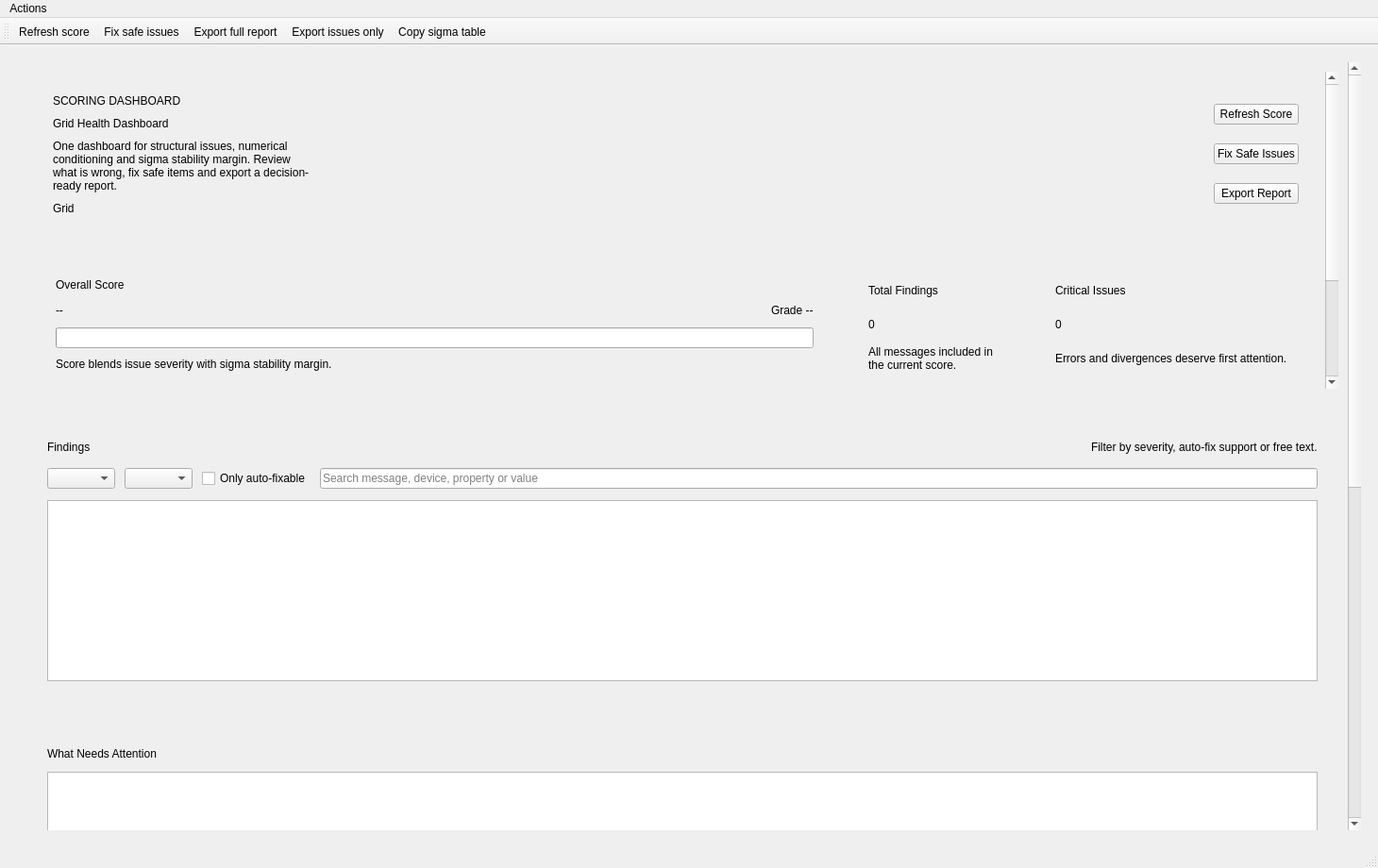
<?xml version="1.0" encoding="UTF-8"?>
<ui version="4.0">
 <class>MainWindow</class>
 <widget class="QMainWindow" name="MainWindow">
  <property name="geometry">
   <rect>
    <x>0</x>
    <y>0</y>
    <width>1460</width>
    <height>920</height>
   </rect>
  </property>
  <property name="minimumSize">
   <size>
    <width>1240</width>
    <height>760</height>
   </size>
  </property>
  <property name="windowTitle">
   <string>Grid Health Dashboard</string>
  </property>
  <widget class="QWidget" name="centralwidget">
   <layout class="QVBoxLayout" name="verticalLayout_6">
    <property name="leftMargin">
     <number>18</number>
    </property>
    <property name="topMargin">
     <number>18</number>
    </property>
    <property name="rightMargin">
     <number>18</number>
    </property>
    <property name="bottomMargin">
     <number>18</number>
    </property>
    <property name="spacing">
     <number>14</number>
    </property>
    <item>
     <widget class="QScrollArea" name="mainScrollArea">
      <property name="frameShape">
       <enum>QFrame::NoFrame</enum>
      </property>
      <property name="widgetResizable">
       <bool>true</bool>
      </property>
      <widget class="QWidget" name="mainScrollWidget">
       <layout class="QVBoxLayout" name="verticalLayout_mainScroll">
        <property name="leftMargin">
         <number>0</number>
        </property>
        <property name="topMargin">
         <number>0</number>
        </property>
        <property name="rightMargin">
         <number>0</number>
        </property>
        <property name="bottomMargin">
         <number>0</number>
        </property>
        <property name="spacing">
         <number>14</number>
        </property>
        <item>
         <widget class="QWidget" name="overviewPage">
       <layout class="QVBoxLayout" name="verticalLayout_overviewPage">
        <property name="leftMargin">
         <number>10</number>
        </property>
        <property name="topMargin">
         <number>10</number>
        </property>
        <property name="rightMargin">
         <number>10</number>
        </property>
        <property name="bottomMargin">
         <number>10</number>
        </property>
        <item>
         <widget class="QScrollArea" name="overviewScrollArea">
          <property name="frameShape">
           <enum>QFrame::NoFrame</enum>
          </property>
          <property name="widgetResizable">
           <bool>true</bool>
          </property>
          <widget class="QWidget" name="overviewScrollWidget">
           <layout class="QVBoxLayout" name="verticalLayout_overviewScroll">
            <property name="leftMargin">
             <number>0</number>
            </property>
            <property name="topMargin">
             <number>0</number>
            </property>
            <property name="rightMargin">
             <number>0</number>
            </property>
            <property name="bottomMargin">
             <number>0</number>
            </property>
            <property name="spacing">
             <number>14</number>
            </property>
            <item>
             <widget class="QFrame" name="heroFrame">
              <property name="frameShape">
               <enum>QFrame::NoFrame</enum>
              </property>
              <layout class="QHBoxLayout" name="horizontalLayout_hero">
               <property name="leftMargin">
                <number>28</number>
               </property>
               <property name="topMargin">
                <number>24</number>
               </property>
               <property name="rightMargin">
                <number>28</number>
               </property>
               <property name="bottomMargin">
                <number>24</number>
               </property>
               <property name="spacing">
                <number>20</number>
               </property>
               <item>
                <layout class="QVBoxLayout" name="verticalLayout_heroText">
                 <property name="spacing">
                  <number>10</number>
                 </property>
                 <item>
                  <widget class="QLabel" name="statusChipLabel">
                   <property name="text">
                    <string>SCORING DASHBOARD</string>
                   </property>
                  </widget>
                 </item>
                 <item>
                  <widget class="QLabel" name="titleLabel">
                   <property name="text">
                    <string>Grid Health Dashboard</string>
                   </property>
                  </widget>
                 </item>
                 <item>
                  <widget class="QLabel" name="subtitleLabel">
                   <property name="wordWrap">
                    <bool>true</bool>
                   </property>
                   <property name="text">
                    <string>One dashboard for structural issues, numerical conditioning and sigma stability margin. Review what is wrong, fix safe items and export a decision-ready report.</string>
                   </property>
                  </widget>
                 </item>
                 <item>
                  <widget class="QLabel" name="gridNameLabel">
                   <property name="text">
                    <string>Grid</string>
                   </property>
                  </widget>
                 </item>
                </layout>
               </item>
               <item>
                <spacer name="horizontalSpacer_hero">
                 <property name="orientation">
                  <enum>Qt::Horizontal</enum>
                 </property>
                 <property name="sizeHint" stdset="0">
                  <size>
                   <width>40</width>
                   <height>20</height>
                  </size>
                 </property>
                </spacer>
               </item>
               <item>
                <layout class="QVBoxLayout" name="verticalLayout_heroActions">
                 <property name="spacing">
                  <number>10</number>
                 </property>
                 <item>
                  <widget class="QPushButton" name="analyzeButton">
                   <property name="text">
                    <string>Refresh Score</string>
                   </property>
                  </widget>
                 </item>
                 <item>
                  <widget class="QPushButton" name="fixIssuesButton">
                   <property name="text">
                    <string>Fix Safe Issues</string>
                   </property>
                  </widget>
                 </item>
                 <item>
                  <widget class="QPushButton" name="exportReportButton">
                   <property name="text">
                    <string>Export Report</string>
                   </property>
                  </widget>
                 </item>
                </layout>
               </item>
              </layout>
             </widget>
            </item>
            <item>
             <widget class="QWidget" name="cardsWidget" native="true">
              <layout class="QGridLayout" name="gridLayout_cards">
               <property name="horizontalSpacing">
                <number>14</number>
               </property>
               <property name="verticalSpacing">
                <number>14</number>
               </property>
               <item row="0" column="0">
                <widget class="QFrame" name="scoreCardFrame">
                 <property name="minimumSize">
                  <size>
                   <width>0</width>
                   <height>138</height>
                  </size>
                 </property>
                 <property name="frameShape">
                  <enum>QFrame::NoFrame</enum>
                 </property>
                 <layout class="QVBoxLayout" name="verticalLayout_scoreCard">
                  <property name="leftMargin">
                   <number>22</number>
                  </property>
                  <property name="topMargin">
                   <number>18</number>
                  </property>
                  <property name="rightMargin">
                   <number>22</number>
                  </property>
                  <property name="bottomMargin">
                   <number>18</number>
                  </property>
                  <property name="spacing">
                   <number>8</number>
                  </property>
                  <item>
                   <widget class="QLabel" name="scoreCaptionLabel">
                    <property name="cssClass" stdset="0">
                     <string>cardCaption</string>
                    </property>
                    <property name="text">
                     <string>Overall Score</string>
                    </property>
                   </widget>
                  </item>
                  <item>
                   <layout class="QHBoxLayout" name="horizontalLayout_scoreValue">
                    <item>
                     <widget class="QLabel" name="scoreValueLabel">
                      <property name="cssClass" stdset="0">
                       <string>cardValue</string>
                      </property>
                      <property name="text">
                       <string>--</string>
                      </property>
                     </widget>
                    </item>
                    <item>
                     <spacer name="horizontalSpacer_scoreCard">
                      <property name="orientation">
                       <enum>Qt::Horizontal</enum>
                      </property>
                      <property name="sizeHint" stdset="0">
                       <size>
                        <width>20</width>
                        <height>20</height>
                       </size>
                      </property>
                     </spacer>
                    </item>
                    <item>
                     <widget class="QLabel" name="scoreGradeLabel">
                      <property name="text">
                       <string>Grade --</string>
                      </property>
                     </widget>
                    </item>
                   </layout>
                  </item>
                  <item>
                   <widget class="QProgressBar" name="scoreProgressBar">
                    <property name="value">
                     <number>0</number>
                    </property>
                    <property name="textVisible">
                     <bool>false</bool>
                    </property>
                   </widget>
                  </item>
                  <item>
                   <widget class="QLabel" name="scoreExplainerLabel">
                    <property name="wordWrap">
                     <bool>true</bool>
                    </property>
                    <property name="text">
                     <string>Score blends issue severity with sigma stability margin.</string>
                    </property>
                   </widget>
                  </item>
                 </layout>
                </widget>
               </item>
               <item row="0" column="1">
                <widget class="QFrame" name="issueCardFrame">
                 <property name="minimumSize">
                  <size>
                   <width>0</width>
                   <height>138</height>
                  </size>
                 </property>
                 <property name="frameShape">
                  <enum>QFrame::NoFrame</enum>
                 </property>
                 <layout class="QVBoxLayout" name="verticalLayout_issueCard">
                  <property name="leftMargin">
                   <number>22</number>
                  </property>
                  <property name="topMargin">
                   <number>18</number>
                  </property>
                  <property name="rightMargin">
                   <number>22</number>
                  </property>
                  <property name="bottomMargin">
                   <number>18</number>
                  </property>
                  <item>
                   <widget class="QLabel" name="issueCaptionLabel">
                    <property name="cssClass" stdset="0">
                     <string>cardCaption</string>
                    </property>
                    <property name="text">
                     <string>Total Findings</string>
                    </property>
                   </widget>
                  </item>
                  <item>
                   <widget class="QLabel" name="issueCountValueLabel">
                    <property name="cssClass" stdset="0">
                     <string>cardValue</string>
                    </property>
                    <property name="text">
                     <string>0</string>
                    </property>
                   </widget>
                  </item>
                  <item>
                   <widget class="QLabel" name="issueFootnoteLabel">
                    <property name="wordWrap">
                     <bool>true</bool>
                    </property>
                    <property name="text">
                     <string>All messages included in the current score.</string>
                    </property>
                   </widget>
                  </item>
                 </layout>
                </widget>
               </item>
               <item row="0" column="2">
                <widget class="QFrame" name="criticalCardFrame">
                 <property name="minimumSize">
                  <size>
                   <width>0</width>
                   <height>138</height>
                  </size>
                 </property>
                 <property name="frameShape">
                  <enum>QFrame::NoFrame</enum>
                 </property>
                 <layout class="QVBoxLayout" name="verticalLayout_criticalCard">
                  <property name="leftMargin">
                   <number>22</number>
                  </property>
                  <property name="topMargin">
                   <number>18</number>
                  </property>
                  <property name="rightMargin">
                   <number>22</number>
                  </property>
                  <property name="bottomMargin">
                   <number>18</number>
                  </property>
                  <item>
                   <widget class="QLabel" name="criticalCaptionLabel">
                    <property name="cssClass" stdset="0">
                     <string>cardCaption</string>
                    </property>
                    <property name="text">
                     <string>Critical Issues</string>
                    </property>
                   </widget>
                  </item>
                  <item>
                   <widget class="QLabel" name="criticalCountValueLabel">
                    <property name="cssClass" stdset="0">
                     <string>cardValue</string>
                    </property>
                    <property name="text">
                     <string>0</string>
                    </property>
                   </widget>
                  </item>
                  <item>
                   <widget class="QLabel" name="criticalFootnoteLabel">
                    <property name="wordWrap">
                     <bool>true</bool>
                    </property>
                    <property name="text">
                     <string>Errors and divergences deserve first attention.</string>
                    </property>
                   </widget>
                  </item>
                 </layout>
                </widget>
               </item>
               <item row="1" column="0">
                <widget class="QFrame" name="fixableCardFrame">
                 <property name="minimumSize">
                  <size>
                   <width>0</width>
                   <height>138</height>
                  </size>
                 </property>
                 <property name="frameShape">
                  <enum>QFrame::NoFrame</enum>
                 </property>
                 <layout class="QVBoxLayout" name="verticalLayout_fixableCard">
                  <property name="leftMargin">
                   <number>22</number>
                  </property>
                  <property name="topMargin">
                   <number>18</number>
                  </property>
                  <property name="rightMargin">
                   <number>22</number>
                  </property>
                  <property name="bottomMargin">
                   <number>18</number>
                  </property>
                  <item>
                   <widget class="QLabel" name="fixableCaptionLabel">
                    <property name="cssClass" stdset="0">
                     <string>cardCaption</string>
                    </property>
                    <property name="text">
                     <string>Auto-Fix Ready</string>
                    </property>
                   </widget>
                  </item>
                  <item>
                   <widget class="QLabel" name="fixableCountValueLabel">
                    <property name="cssClass" stdset="0">
                     <string>cardValue</string>
                    </property>
                    <property name="text">
                     <string>0</string>
                    </property>
                   </widget>
                  </item>
                  <item>
                   <widget class="QLabel" name="fixableFootnoteLabel">
                    <property name="wordWrap">
                     <bool>true</bool>
                    </property>
                    <property name="text">
                     <string>Safe corrections available from the dashboard.</string>
                    </property>
                   </widget>
                  </item>
                 </layout>
                </widget>
               </item>
               <item row="1" column="1">
                <widget class="QFrame" name="sigmaCardFrame">
                 <property name="minimumSize">
                  <size>
                   <width>0</width>
                   <height>138</height>
                  </size>
                 </property>
                 <property name="frameShape">
                  <enum>QFrame::NoFrame</enum>
                 </property>
                 <layout class="QVBoxLayout" name="verticalLayout_sigmaCard">
                  <property name="leftMargin">
                   <number>22</number>
                  </property>
                  <property name="topMargin">
                   <number>18</number>
                  </property>
                  <property name="rightMargin">
                   <number>22</number>
                  </property>
                  <property name="bottomMargin">
                   <number>18</number>
                  </property>
                  <item>
                   <widget class="QLabel" name="sigmaCaptionLabel">
                    <property name="cssClass" stdset="0">
                     <string>cardCaption</string>
                    </property>
                    <property name="text">
                     <string>Sigma Margin</string>
                    </property>
                   </widget>
                  </item>
                  <item>
                   <widget class="QLabel" name="sigmaHealthValueLabel">
                    <property name="cssClass" stdset="0">
                     <string>cardValue</string>
                    </property>
                    <property name="text">
                     <string>--</string>
                    </property>
                   </widget>
                  </item>
                  <item>
                   <widget class="QLabel" name="sigmaFootnoteLabel">
                    <property name="wordWrap">
                     <bool>true</bool>
                    </property>
                    <property name="text">
                     <string>Minimum stability distance from the sigma boundary.</string>
                    </property>
                   </widget>
                  </item>
                 </layout>
                </widget>
               </item>
               <item row="1" column="2">
                <widget class="QFrame" name="overviewHintFrame">
                 <property name="frameShape">
                  <enum>QFrame::NoFrame</enum>
                 </property>
                 <layout class="QVBoxLayout" name="verticalLayout_overviewHint">
                  <property name="leftMargin">
                   <number>22</number>
                  </property>
                  <property name="topMargin">
                   <number>18</number>
                  </property>
                  <property name="rightMargin">
                   <number>22</number>
                  </property>
                  <property name="bottomMargin">
                   <number>18</number>
                  </property>
                  <property name="spacing">
                   <number>10</number>
                  </property>
                  <item>
                   <widget class="QLabel" name="overviewHintTitleLabel">
                    <property name="text">
                     <string>How To Use This Dashboard</string>
                    </property>
                   </widget>
                  </item>
                  <item>
                   <widget class="QLabel" name="overviewHintBodyLabel">
                    <property name="wordWrap">
                     <bool>true</bool>
                    </property>
                    <property name="text">
                     <string>Use the dashboard sections below to review the executive overview, detailed findings, action narrative, sigma stability view and threshold controls.</string>
                    </property>
                   </widget>
                  </item>
                 </layout>
                </widget>
               </item>
              </layout>
             </widget>
            </item>
           </layout>
          </widget>
         </widget>
        </item>
       </layout>
         </widget>
        </item>
        <item>
         <widget class="QWidget" name="findingsPage">
       <layout class="QVBoxLayout" name="verticalLayout_findingsPage">
        <property name="leftMargin">
         <number>10</number>
        </property>
        <property name="topMargin">
         <number>10</number>
        </property>
        <property name="rightMargin">
         <number>10</number>
        </property>
        <property name="bottomMargin">
         <number>10</number>
        </property>
        <item>
         <widget class="QFrame" name="findingsFrame">
          <property name="frameShape">
           <enum>QFrame::NoFrame</enum>
          </property>
          <layout class="QVBoxLayout" name="verticalLayout_findings">
           <property name="leftMargin">
            <number>22</number>
           </property>
           <property name="topMargin">
            <number>18</number>
           </property>
           <property name="rightMargin">
            <number>22</number>
           </property>
           <property name="bottomMargin">
            <number>18</number>
           </property>
           <property name="spacing">
            <number>12</number>
           </property>
           <item>
            <layout class="QHBoxLayout" name="horizontalLayout_findingsHeader">
             <item>
              <widget class="QLabel" name="findingsTitleLabel">
               <property name="cssClass" stdset="0">
                <string>sectionTitle</string>
               </property>
               <property name="text">
                <string>Findings</string>
               </property>
              </widget>
             </item>
             <item>
              <spacer name="horizontalSpacer_findingsHeader">
               <property name="orientation">
                <enum>Qt::Horizontal</enum>
               </property>
               <property name="sizeHint" stdset="0">
                <size>
                 <width>40</width>
                 <height>20</height>
                </size>
               </property>
              </spacer>
             </item>
             <item>
              <widget class="QLabel" name="filtersHintLabel">
               <property name="text">
                <string>Filter by severity, auto-fix support or free text.</string>
               </property>
              </widget>
             </item>
            </layout>
           </item>
           <item>
            <layout class="QHBoxLayout" name="horizontalLayout_filters">
             <property name="spacing">
              <number>10</number>
             </property>
            <item>
             <widget class="QComboBox" name="severityFilterComboBox"/>
            </item>
            <item>
             <widget class="QComboBox" name="objectTypeFilterComboBox"/>
            </item>
            <item>
             <widget class="QCheckBox" name="fixableOnlyCheckBox">
               <property name="text">
                <string>Only auto-fixable</string>
               </property>
              </widget>
             </item>
             <item>
              <widget class="QLineEdit" name="issueSearchLineEdit">
               <property name="placeholderText">
                <string>Search message, device, property or value</string>
               </property>
              </widget>
             </item>
            </layout>
           </item>
           <item>
            <widget class="QTreeView" name="issuesTreeView"/>
           </item>
          </layout>
         </widget>
        </item>
       </layout>
         </widget>
        </item>
        <item>
         <widget class="QWidget" name="narrativePage">
       <layout class="QVBoxLayout" name="verticalLayout_narrativePage">
        <property name="leftMargin">
         <number>10</number>
        </property>
        <property name="topMargin">
         <number>10</number>
        </property>
        <property name="rightMargin">
         <number>10</number>
        </property>
        <property name="bottomMargin">
         <number>10</number>
        </property>
        <item>
         <widget class="QFrame" name="narrativeFrame">
          <property name="frameShape">
           <enum>QFrame::NoFrame</enum>
          </property>
          <layout class="QVBoxLayout" name="verticalLayout_narrative">
           <property name="leftMargin">
            <number>22</number>
           </property>
           <property name="topMargin">
            <number>18</number>
           </property>
           <property name="rightMargin">
            <number>22</number>
           </property>
           <property name="bottomMargin">
            <number>18</number>
           </property>
           <property name="spacing">
            <number>12</number>
           </property>
           <item>
            <widget class="QLabel" name="narrativeTitleLabel">
             <property name="cssClass" stdset="0">
              <string>sectionTitle</string>
             </property>
             <property name="text">
              <string>What Needs Attention</string>
             </property>
            </widget>
           </item>
           <item>
            <widget class="QTextBrowser" name="narrativeBrowser">
             <property name="openExternalLinks">
              <bool>false</bool>
             </property>
            </widget>
           </item>
          </layout>
         </widget>
        </item>
       </layout>
         </widget>
        </item>
        <item>
         <widget class="QWidget" name="sigmaPage">
       <layout class="QVBoxLayout" name="verticalLayout_sigmaPage">
        <property name="leftMargin">
         <number>10</number>
        </property>
        <property name="topMargin">
         <number>10</number>
        </property>
        <property name="rightMargin">
         <number>10</number>
        </property>
        <property name="bottomMargin">
         <number>10</number>
        </property>
        <item>
         <widget class="QFrame" name="sigmaPanelFrame">
          <property name="frameShape">
           <enum>QFrame::NoFrame</enum>
          </property>
          <layout class="QVBoxLayout" name="verticalLayout_sigmaPanel">
           <property name="leftMargin">
            <number>22</number>
           </property>
           <property name="topMargin">
            <number>18</number>
           </property>
           <property name="rightMargin">
            <number>22</number>
           </property>
           <property name="bottomMargin">
            <number>18</number>
           </property>
           <property name="spacing">
            <number>12</number>
           </property>
           <item>
            <layout class="QHBoxLayout" name="horizontalLayout_sigmaHeader">
             <item>
              <widget class="QLabel" name="sigmaTitleLabel">
               <property name="cssClass" stdset="0">
                <string>sectionTitle</string>
               </property>
               <property name="text">
                <string>Sigma Stability</string>
               </property>
              </widget>
             </item>
             <item>
              <spacer name="horizontalSpacer_sigmaHeader">
               <property name="orientation">
                <enum>Qt::Horizontal</enum>
               </property>
               <property name="sizeHint" stdset="0">
                <size>
                 <width>40</width>
                 <height>20</height>
                </size>
               </property>
              </spacer>
             </item>
             <item>
              <widget class="QLabel" name="sigmaStatusLabel">
               <property name="text">
                <string>Sigma analysis pending.</string>
               </property>
              </widget>
             </item>
            </layout>
           </item>
           <item>
            <widget class="MatplotlibWidget" name="sigmaPlotWidget" native="true"/>
           </item>
          </layout>
         </widget>
        </item>
       </layout>
         </widget>
        </item>
        <item>
         <widget class="QWidget" name="controlsPage">
       <layout class="QVBoxLayout" name="verticalLayout_controlsPage">
        <property name="leftMargin">
         <number>10</number>
        </property>
        <property name="topMargin">
         <number>10</number>
        </property>
        <property name="rightMargin">
         <number>10</number>
        </property>
        <property name="bottomMargin">
         <number>10</number>
        </property>
        <item>
         <widget class="QFrame" name="controlsFrame">
          <property name="frameShape">
           <enum>QFrame::NoFrame</enum>
          </property>
          <layout class="QVBoxLayout" name="verticalLayout_controls">
           <property name="leftMargin">
            <number>22</number>
           </property>
           <property name="topMargin">
            <number>18</number>
           </property>
           <property name="rightMargin">
            <number>22</number>
           </property>
           <property name="bottomMargin">
            <number>18</number>
           </property>
           <property name="spacing">
            <number>12</number>
           </property>
           <item>
            <widget class="QLabel" name="controlsTitleLabel">
             <property name="cssClass" stdset="0">
              <string>sectionTitle</string>
             </property>
             <property name="text">
              <string>Assessment Controls</string>
             </property>
            </widget>
           </item>
           <item>
            <widget class="QLabel" name="controlsHintLabel">
             <property name="wordWrap">
              <bool>true</bool>
             </property>
             <property name="text">
              <string>Adjust the guardrails used by the diagnostics, then refresh the score to compare scenarios before exporting the report.</string>
             </property>
            </widget>
           </item>
           <item>
            <widget class="QScrollArea" name="controlsScrollArea">
             <property name="frameShape">
              <enum>QFrame::NoFrame</enum>
             </property>
             <property name="widgetResizable">
              <bool>true</bool>
             </property>
             <widget class="QWidget" name="controlsScrollWidget">
              <layout class="QVBoxLayout" name="verticalLayout_controlsScroll">
               <property name="leftMargin">
                <number>0</number>
               </property>
               <property name="topMargin">
                <number>0</number>
               </property>
               <property name="rightMargin">
                <number>0</number>
               </property>
               <property name="bottomMargin">
                <number>0</number>
               </property>
               <property name="spacing">
                <number>12</number>
               </property>
               <item>
                <layout class="QFormLayout" name="formLayout_controls">
                 <property name="labelAlignment">
                  <set>Qt::AlignLeading|Qt::AlignLeft|Qt::AlignVCenter</set>
                 </property>
                 <property name="formAlignment">
                  <set>Qt::AlignLeading|Qt::AlignLeft|Qt::AlignTop</set>
                 </property>
                 <property name="horizontalSpacing">
                  <number>12</number>
                 </property>
                 <property name="verticalSpacing">
                  <number>12</number>
                 </property>
                 <item row="0" column="0">
                  <widget class="QLabel" name="activePowerImbalanceLabel">
                   <property name="text">
                    <string>Active power imbalance (%)</string>
                   </property>
                  </widget>
                 </item>
                 <item row="0" column="1">
                  <widget class="QDoubleSpinBox" name="activePowerImbalanceSpinBox">
                   <property name="decimals">
                    <number>2</number>
                   </property>
                   <property name="maximum">
                    <double>100.000000000000000</double>
                   </property>
                   <property name="value">
                    <double>2.000000000000000</double>
                   </property>
                  </widget>
                 </item>
                 <item row="1" column="0">
                  <widget class="QLabel" name="genVsetLabel">
                   <property name="text">
                    <string>Generator Vset range (min / max)</string>
                   </property>
                  </widget>
                 </item>
                 <item row="1" column="1">
                  <layout class="QHBoxLayout" name="horizontalLayout_genVset">
                   <item>
                    <widget class="QDoubleSpinBox" name="genVsetMinSpinBox">
                     <property name="decimals">
                      <number>3</number>
                     </property>
                     <property name="maximum">
                      <double>10.000000000000000</double>
                     </property>
                     <property name="singleStep">
                      <double>0.010000000000000</double>
                     </property>
                     <property name="value">
                      <double>0.950000000000000</double>
                     </property>
                    </widget>
                   </item>
                   <item>
                    <widget class="QDoubleSpinBox" name="genVsetMaxSpinBox">
                     <property name="decimals">
                      <number>3</number>
                     </property>
                     <property name="maximum">
                      <double>10.000000000000000</double>
                     </property>
                     <property name="singleStep">
                      <double>0.010000000000000</double>
                     </property>
                     <property name="value">
                      <double>1.050000000000000</double>
                     </property>
                    </widget>
                   </item>
                  </layout>
                 </item>
                 <item row="2" column="0">
                  <widget class="QLabel" name="tapModuleLabel">
                   <property name="text">
                    <string>Transformer tap module (min / max)</string>
                   </property>
                  </widget>
                 </item>
                 <item row="2" column="1">
                  <layout class="QHBoxLayout" name="horizontalLayout_tapModule">
                   <item>
                    <widget class="QDoubleSpinBox" name="transformerTapModuleMinSpinBox">
                     <property name="decimals">
                      <number>3</number>
                     </property>
                     <property name="maximum">
                      <double>10.000000000000000</double>
                     </property>
                     <property name="singleStep">
                      <double>0.010000000000000</double>
                     </property>
                     <property name="value">
                      <double>0.950000000000000</double>
                     </property>
                    </widget>
                   </item>
                   <item>
                    <widget class="QDoubleSpinBox" name="transformerTapModuleMaxSpinBox">
                     <property name="decimals">
                      <number>3</number>
                     </property>
                     <property name="maximum">
                      <double>10.000000000000000</double>
                     </property>
                     <property name="singleStep">
                      <double>0.010000000000000</double>
                     </property>
                     <property name="value">
                      <double>1.050000000000000</double>
                     </property>
                    </widget>
                   </item>
                  </layout>
                 </item>
                 <item row="3" column="0">
                  <widget class="QLabel" name="virtualTapToleranceLabel">
                   <property name="text">
                    <string>Virtual tap tolerance (%)</string>
                   </property>
                  </widget>
                 </item>
                 <item row="3" column="1">
                  <widget class="QDoubleSpinBox" name="virtualTapToleranceSpinBox">
                   <property name="decimals">
                    <number>2</number>
                   </property>
                   <property name="maximum">
                    <double>1000.000000000000000</double>
                   </property>
                   <property name="value">
                    <double>10.000000000000000</double>
                   </property>
                  </widget>
                 </item>
                 <item row="4" column="0">
                  <widget class="QLabel" name="lineVoltageToleranceLabel">
                   <property name="text">
                    <string>Line voltage mismatch tolerance (%)</string>
                   </property>
                  </widget>
                 </item>
                 <item row="4" column="1">
                  <widget class="QDoubleSpinBox" name="lineNominalVoltageToleranceSpinBox">
                   <property name="decimals">
                    <number>2</number>
                   </property>
                   <property name="maximum">
                    <double>1000.000000000000000</double>
                   </property>
                   <property name="value">
                    <double>10.000000000000000</double>
                   </property>
                  </widget>
                 </item>
                 <item row="5" column="0">
                  <widget class="QLabel" name="transformerVccLabel">
                   <property name="text">
                    <string>Transformer Vcc (%) min / max</string>
                   </property>
                  </widget>
                 </item>
                 <item row="5" column="1">
                  <layout class="QHBoxLayout" name="horizontalLayout_vcc">
                   <item>
                    <widget class="QDoubleSpinBox" name="transformerVccMinSpinBox">
                     <property name="decimals">
                      <number>2</number>
                     </property>
                     <property name="maximum">
                      <double>100.000000000000000</double>
                     </property>
                     <property name="value">
                      <double>8.000000000000000</double>
                     </property>
                    </widget>
                   </item>
                   <item>
                    <widget class="QDoubleSpinBox" name="transformerVccMaxSpinBox">
                     <property name="decimals">
                      <number>2</number>
                     </property>
                     <property name="maximum">
                      <double>100.000000000000000</double>
                     </property>
                     <property name="value">
                      <double>18.000000000000000</double>
                     </property>
                    </widget>
                   </item>
                  </layout>
                 </item>
                </layout>
               </item>
               <item>
                <widget class="QCheckBox" name="fixTimeSeriesCheckBox">
                 <property name="text">
                  <string>Apply safe fixes to time-series profiles too</string>
                 </property>
                 <property name="checked">
                  <bool>true</bool>
                 </property>
                </widget>
               </item>
               <item>
                <spacer name="verticalSpacer_controls">
                 <property name="orientation">
                  <enum>Qt::Vertical</enum>
                 </property>
                 <property name="sizeHint" stdset="0">
                  <size>
                   <width>20</width>
                   <height>40</height>
                  </size>
                 </property>
                </spacer>
               </item>
              </layout>
             </widget>
            </widget>
           </item>
          </layout>
         </widget>
        </item>
       </layout>
         </widget>
        </item>
       </layout>
      </widget>
     </widget>
    </item>
   </layout>
  </widget>
  <widget class="QMenuBar" name="menubar">
   <property name="geometry">
    <rect>
     <x>0</x>
     <y>0</y>
     <width>1460</width>
     <height>22</height>
    </rect>
   </property>
   <widget class="QMenu" name="menuActions">
    <property name="title">
     <string>Actions</string>
    </property>
    <addaction name="actionAnalyze"/>
    <addaction name="actionFixIssues"/>
    <addaction name="actionExportReport"/>
    <addaction name="actionSaveDiagnostic"/>
    <addaction name="actionCopySigmaTable"/>
   </widget>
   <addaction name="menuActions"/>
  </widget>
  <widget class="QToolBar" name="mainToolBar">
   <property name="windowTitle">
    <string>Main</string>
   </property>
   <attribute name="toolBarArea">
    <enum>TopToolBarArea</enum>
   </attribute>
   <addaction name="actionAnalyze"/>
   <addaction name="actionFixIssues"/>
   <addaction name="actionExportReport"/>
   <addaction name="actionSaveDiagnostic"/>
   <addaction name="actionCopySigmaTable"/>
  </widget>
  <widget class="QStatusBar" name="statusbar"/>
  <action name="actionAnalyze">
   <property name="text">
    <string>Refresh score</string>
   </property>
  </action>
  <action name="actionFixIssues">
   <property name="text">
    <string>Fix safe issues</string>
   </property>
  </action>
  <action name="actionSaveDiagnostic">
   <property name="text">
    <string>Export issues only</string>
   </property>
  </action>
  <action name="actionExportReport">
   <property name="text">
    <string>Export full report</string>
   </property>
  </action>
  <action name="actionCopySigmaTable">
   <property name="text">
    <string>Copy sigma table</string>
   </property>
  </action>
 </widget>
 <customwidgets>
  <customwidget>
   <class>MatplotlibWidget</class>
   <extends>QWidget</extends>
   <header>VeraGrid.Gui.Widgets.matplotlibwidget</header>
  </customwidget>
 </customwidgets>
 <resources/>
 <connections/>
</ui>
